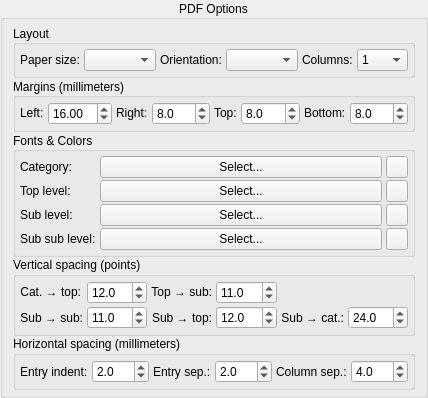
          <widget class="QGroupBox" name="PDFGroup">
           <property name="title">
            <string>PDF Options</string>
           </property>
           <property name="alignment">
            <set>Qt::AlignCenter</set>
           </property>
           <property name="flat">
            <bool>true</bool>
           </property>
           <layout class="QVBoxLayout" name="verticalLayout_9">
            <property name="spacing">
             <number>0</number>
            </property>
            <property name="leftMargin">
             <number>10</number>
            </property>
            <property name="topMargin">
             <number>5</number>
            </property>
            <property name="rightMargin">
             <number>10</number>
            </property>
            <property name="bottomMargin">
             <number>5</number>
            </property>
            <item>
             <widget class="QGroupBox" name="groupBox_2">
              <property name="title">
               <string>Layout</string>
              </property>
              <property name="alignment">
               <set>Qt::AlignLeading|Qt::AlignLeft|Qt::AlignVCenter</set>
              </property>
              <property name="flat">
               <bool>true</bool>
              </property>
              <layout class="QGridLayout" name="gridLayout_2">
               <property name="leftMargin">
                <number>4</number>
               </property>
               <property name="topMargin">
                <number>4</number>
               </property>
               <property name="rightMargin">
                <number>4</number>
               </property>
               <property name="bottomMargin">
                <number>4</number>
               </property>
               <property name="horizontalSpacing">
                <number>4</number>
               </property>
               <property name="verticalSpacing">
                <number>2</number>
               </property>
               <item row="0" column="2">
                <widget class="QLabel" name="label_2">
                 <property name="sizePolicy">
                  <sizepolicy hsizetype="Fixed" vsizetype="Fixed">
                   <horstretch>0</horstretch>
                   <verstretch>0</verstretch>
                  </sizepolicy>
                 </property>
                 <property name="text">
                  <string>Orientation:</string>
                 </property>
                </widget>
               </item>
               <item row="0" column="3">
                <widget class="QComboBox" name="orientationCombo"/>
               </item>
               <item row="0" column="4">
                <widget class="QLabel" name="label_3">
                 <property name="sizePolicy">
                  <sizepolicy hsizetype="Fixed" vsizetype="Fixed">
                   <horstretch>0</horstretch>
                   <verstretch>0</verstretch>
                  </sizepolicy>
                 </property>
                 <property name="text">
                  <string>Columns:</string>
                 </property>
                </widget>
               </item>
               <item row="0" column="0">
                <widget class="QLabel" name="label">
                 <property name="sizePolicy">
                  <sizepolicy hsizetype="Fixed" vsizetype="Fixed">
                   <horstretch>0</horstretch>
                   <verstretch>0</verstretch>
                  </sizepolicy>
                 </property>
                 <property name="text">
                  <string>Paper size:</string>
                 </property>
                </widget>
               </item>
               <item row="0" column="1">
                <widget class="QComboBox" name="paperSizeCombo"/>
               </item>
               <item row="0" column="5">
                <widget class="QComboBox" name="layoutColumnsCombo">
                 <property name="minimumSize">
                  <size>
                   <width>0</width>
                   <height>20</height>
                  </size>
                 </property>
                 <item>
                  <property name="text">
                   <string>1</string>
                  </property>
                 </item>
                 <item>
                  <property name="text">
                   <string>2</string>
                  </property>
                 </item>
                 <item>
                  <property name="text">
                   <string>3</string>
                  </property>
                 </item>
                 <item>
                  <property name="text">
                   <string>4</string>
                  </property>
                 </item>
                 <item>
                  <property name="text">
                   <string>5</string>
                  </property>
                 </item>
                 <item>
                  <property name="text">
                   <string>6</string>
                  </property>
                 </item>
                </widget>
               </item>
              </layout>
             </widget>
            </item>
            <item>
             <widget class="QGroupBox" name="groupBox">
              <property name="title">
               <string>Margins (millimeters)</string>
              </property>
              <property name="alignment">
               <set>Qt::AlignLeading|Qt::AlignLeft|Qt::AlignVCenter</set>
              </property>
              <property name="flat">
               <bool>true</bool>
              </property>
              <layout class="QGridLayout" name="gridLayout">
               <property name="leftMargin">
                <number>4</number>
               </property>
               <property name="topMargin">
                <number>4</number>
               </property>
               <property name="rightMargin">
                <number>4</number>
               </property>
               <property name="bottomMargin">
                <number>4</number>
               </property>
               <property name="horizontalSpacing">
                <number>4</number>
               </property>
               <property name="verticalSpacing">
                <number>2</number>
               </property>
               <item row="0" column="6">
                <widget class="QLabel" name="label_7">
                 <property name="sizePolicy">
                  <sizepolicy hsizetype="Fixed" vsizetype="Fixed">
                   <horstretch>0</horstretch>
                   <verstretch>0</verstretch>
                  </sizepolicy>
                 </property>
                 <property name="text">
                  <string>Bottom:</string>
                 </property>
                </widget>
               </item>
               <item row="0" column="4">
                <widget class="QLabel" name="label_6">
                 <property name="sizePolicy">
                  <sizepolicy hsizetype="Fixed" vsizetype="Fixed">
                   <horstretch>0</horstretch>
                   <verstretch>0</verstretch>
                  </sizepolicy>
                 </property>
                 <property name="text">
                  <string>Top:</string>
                 </property>
                </widget>
               </item>
               <item row="0" column="0">
                <widget class="QLabel" name="label_4">
                 <property name="sizePolicy">
                  <sizepolicy hsizetype="Fixed" vsizetype="Fixed">
                   <horstretch>0</horstretch>
                   <verstretch>0</verstretch>
                  </sizepolicy>
                 </property>
                 <property name="text">
                  <string>Left:</string>
                 </property>
                </widget>
               </item>
               <item row="0" column="2">
                <widget class="QLabel" name="label_5">
                 <property name="sizePolicy">
                  <sizepolicy hsizetype="Fixed" vsizetype="Fixed">
                   <horstretch>0</horstretch>
                   <verstretch>0</verstretch>
                  </sizepolicy>
                 </property>
                 <property name="text">
                  <string>Right:</string>
                 </property>
                </widget>
               </item>
               <item row="0" column="1">
                <widget class="QDoubleSpinBox" name="leftMargin">
                 <property name="sizePolicy">
                  <sizepolicy hsizetype="Minimum" vsizetype="Fixed">
                   <horstretch>0</horstretch>
                   <verstretch>0</verstretch>
                  </sizepolicy>
                 </property>
                 <property name="maximum">
                  <double>100.000000000000000</double>
                 </property>
                 <property name="value">
                  <double>16.000000000000000</double>
                 </property>
                </widget>
               </item>
               <item row="0" column="3">
                <widget class="QDoubleSpinBox" name="rightMargin">
                 <property name="sizePolicy">
                  <sizepolicy hsizetype="Minimum" vsizetype="Fixed">
                   <horstretch>0</horstretch>
                   <verstretch>0</verstretch>
                  </sizepolicy>
                 </property>
                 <property name="decimals">
                  <number>1</number>
                 </property>
                 <property name="value">
                  <double>8.000000000000000</double>
                 </property>
                </widget>
               </item>
               <item row="0" column="5">
                <widget class="QDoubleSpinBox" name="topMargin">
                 <property name="decimals">
                  <number>1</number>
                 </property>
                 <property name="value">
                  <double>8.000000000000000</double>
                 </property>
                </widget>
               </item>
               <item row="0" column="7">
                <widget class="QDoubleSpinBox" name="bottomMargin">
                 <property name="decimals">
                  <number>1</number>
                 </property>
                 <property name="value">
                  <double>8.000000000000000</double>
                 </property>
                </widget>
               </item>
              </layout>
             </widget>
            </item>
            <item>
             <widget class="QGroupBox" name="groupBox_3">
              <property name="title">
               <string>Fonts &amp;&amp; Colors</string>
              </property>
              <property name="alignment">
               <set>Qt::AlignLeading|Qt::AlignLeft|Qt::AlignVCenter</set>
              </property>
              <property name="flat">
               <bool>true</bool>
              </property>
              <layout class="QGridLayout" name="gridLayout_3">
               <property name="leftMargin">
                <number>4</number>
               </property>
               <property name="topMargin">
                <number>4</number>
               </property>
               <property name="rightMargin">
                <number>4</number>
               </property>
               <property name="bottomMargin">
                <number>4</number>
               </property>
               <property name="horizontalSpacing">
                <number>4</number>
               </property>
               <property name="verticalSpacing">
                <number>2</number>
               </property>
               <item row="3" column="1">
                <widget class="QPushButton" name="selectSubSubLevelEntryFntBtn">
                 <property name="text">
                  <string>Select...</string>
                 </property>
                </widget>
               </item>
               <item row="1" column="0">
                <widget class="QLabel" name="label_9">
                 <property name="sizePolicy">
                  <sizepolicy hsizetype="Fixed" vsizetype="Fixed">
                   <horstretch>0</horstretch>
                   <verstretch>0</verstretch>
                  </sizepolicy>
                 </property>
                 <property name="text">
                  <string>Top level:</string>
                 </property>
                </widget>
               </item>
               <item row="1" column="1">
                <widget class="QPushButton" name="selectTopLevelEntryFntBtn">
                 <property name="text">
                  <string>Select...</string>
                 </property>
                </widget>
               </item>
               <item row="3" column="0">
                <widget class="QLabel" name="label_11">
                 <property name="sizePolicy">
                  <sizepolicy hsizetype="Fixed" vsizetype="Fixed">
                   <horstretch>0</horstretch>
                   <verstretch>0</verstretch>
                  </sizepolicy>
                 </property>
                 <property name="text">
                  <string>Sub sub level:</string>
                 </property>
                </widget>
               </item>
               <item row="2" column="0">
                <widget class="QLabel" name="label_10">
                 <property name="sizePolicy">
                  <sizepolicy hsizetype="Fixed" vsizetype="Fixed">
                   <horstretch>0</horstretch>
                   <verstretch>0</verstretch>
                  </sizepolicy>
                 </property>
                 <property name="text">
                  <string>Sub level:</string>
                 </property>
                </widget>
               </item>
               <item row="0" column="0">
                <widget class="QLabel" name="label_8">
                 <property name="sizePolicy">
                  <sizepolicy hsizetype="Fixed" vsizetype="Fixed">
                   <horstretch>0</horstretch>
                   <verstretch>0</verstretch>
                  </sizepolicy>
                 </property>
                 <property name="text">
                  <string>Category:</string>
                 </property>
                </widget>
               </item>
               <item row="0" column="1">
                <widget class="QPushButton" name="selectCategoryFntBtn">
                 <property name="text">
                  <string>Select...</string>
                 </property>
                </widget>
               </item>
               <item row="2" column="1">
                <widget class="QPushButton" name="selectSubLevelEntryFntBtn">
                 <property name="text">
                  <string>Select...</string>
                 </property>
                </widget>
               </item>
               <item row="0" column="2">
                <widget class="QPushButton" name="selectCategoryClrBtn">
                 <property name="maximumSize">
                  <size>
                   <width>22</width>
                   <height>16777215</height>
                  </size>
                 </property>
                 <property name="text">
                  <string/>
                 </property>
                 <property name="flat">
                  <bool>false</bool>
                 </property>
                </widget>
               </item>
               <item row="1" column="2">
                <widget class="QPushButton" name="selectTopLevelEntryClrBtn">
                 <property name="maximumSize">
                  <size>
                   <width>22</width>
                   <height>16777215</height>
                  </size>
                 </property>
                 <property name="text">
                  <string/>
                 </property>
                </widget>
               </item>
               <item row="2" column="2">
                <widget class="QPushButton" name="selectSubLevelEntryClrBtn">
                 <property name="maximumSize">
                  <size>
                   <width>22</width>
                   <height>16777215</height>
                  </size>
                 </property>
                 <property name="text">
                  <string/>
                 </property>
                </widget>
               </item>
               <item row="3" column="2">
                <widget class="QPushButton" name="selectSubSubLevelEntryClrBtn">
                 <property name="maximumSize">
                  <size>
                   <width>22</width>
                   <height>16777215</height>
                  </size>
                 </property>
                 <property name="text">
                  <string/>
                 </property>
                </widget>
               </item>
              </layout>
             </widget>
            </item>
            <item>
             <widget class="QGroupBox" name="groupBox_4">
              <property name="title">
               <string>Vertical spacing (points)</string>
              </property>
              <property name="flat">
               <bool>true</bool>
              </property>
              <layout class="QGridLayout" name="gridLayout_4">
               <property name="leftMargin">
                <number>4</number>
               </property>
               <property name="topMargin">
                <number>4</number>
               </property>
               <property name="rightMargin">
                <number>4</number>
               </property>
               <property name="bottomMargin">
                <number>4</number>
               </property>
               <property name="horizontalSpacing">
                <number>4</number>
               </property>
               <property name="verticalSpacing">
                <number>2</number>
               </property>
               <item row="0" column="0">
                <widget class="QLabel" name="label_12">
                 <property name="sizePolicy">
                  <sizepolicy hsizetype="Fixed" vsizetype="Fixed">
                   <horstretch>0</horstretch>
                   <verstretch>0</verstretch>
                  </sizepolicy>
                 </property>
                 <property name="text">
                  <string>Cat. → top:</string>
                 </property>
                 <property name="alignment">
                  <set>Qt::AlignRight|Qt::AlignTrailing|Qt::AlignVCenter</set>
                 </property>
                </widget>
               </item>
               <item row="0" column="2">
                <widget class="QLabel" name="label_13">
                 <property name="sizePolicy">
                  <sizepolicy hsizetype="Fixed" vsizetype="Fixed">
                   <horstretch>0</horstretch>
                   <verstretch>0</verstretch>
                  </sizepolicy>
                 </property>
                 <property name="text">
                  <string>Top → sub:</string>
                 </property>
                 <property name="alignment">
                  <set>Qt::AlignRight|Qt::AlignTrailing|Qt::AlignVCenter</set>
                 </property>
                </widget>
               </item>
               <item row="1" column="2">
                <widget class="QLabel" name="label_15">
                 <property name="text">
                  <string>Sub → top:</string>
                 </property>
                 <property name="alignment">
                  <set>Qt::AlignRight|Qt::AlignTrailing|Qt::AlignVCenter</set>
                 </property>
                </widget>
               </item>
               <item row="1" column="4">
                <widget class="QLabel" name="label_16">
                 <property name="text">
                  <string>Sub → cat.:</string>
                 </property>
                 <property name="alignment">
                  <set>Qt::AlignRight|Qt::AlignTrailing|Qt::AlignVCenter</set>
                 </property>
                </widget>
               </item>
               <item row="1" column="0">
                <widget class="QLabel" name="label_14">
                 <property name="text">
                  <string>Sub → sub:</string>
                 </property>
                 <property name="alignment">
                  <set>Qt::AlignRight|Qt::AlignTrailing|Qt::AlignVCenter</set>
                 </property>
                </widget>
               </item>
               <item row="0" column="1">
                <widget class="QDoubleSpinBox" name="categoryToTopLevelVSepDoubleSpinBox">
                 <property name="decimals">
                  <number>1</number>
                 </property>
                 <property name="minimum">
                  <double>1.000000000000000</double>
                 </property>
                 <property name="value">
                  <double>12.000000000000000</double>
                 </property>
                </widget>
               </item>
               <item row="0" column="3">
                <widget class="QDoubleSpinBox" name="topLevelToSubLevelVSepDoubleSpinBox">
                 <property name="decimals">
                  <number>1</number>
                 </property>
                 <property name="minimum">
                  <double>1.000000000000000</double>
                 </property>
                 <property name="maximum">
                  <double>100.000000000000000</double>
                 </property>
                 <property name="value">
                  <double>11.000000000000000</double>
                 </property>
                </widget>
               </item>
               <item row="1" column="1">
                <widget class="QDoubleSpinBox" name="subLevelToSubLevelVSepDoubleSpinBox">
                 <property name="decimals">
                  <number>1</number>
                 </property>
                 <property name="minimum">
                  <double>1.000000000000000</double>
                 </property>
                 <property name="value">
                  <double>11.000000000000000</double>
                 </property>
                </widget>
               </item>
               <item row="1" column="3">
                <widget class="QDoubleSpinBox" name="subLevelToTopLevelVSepDoubleSpinBox">
                 <property name="decimals">
                  <number>1</number>
                 </property>
                 <property name="minimum">
                  <double>1.000000000000000</double>
                 </property>
                 <property name="value">
                  <double>12.000000000000000</double>
                 </property>
                </widget>
               </item>
               <item row="1" column="5">
                <widget class="QDoubleSpinBox" name="subLevelToCategoryVSepDoubleSpinBox">
                 <property name="decimals">
                  <number>1</number>
                 </property>
                 <property name="minimum">
                  <double>1.000000000000000</double>
                 </property>
                 <property name="value">
                  <double>24.000000000000000</double>
                 </property>
                </widget>
               </item>
              </layout>
             </widget>
            </item>
            <item>
             <widget class="QGroupBox" name="groupBox_5">
              <property name="title">
               <string>Horizontal spacing (millimeters)</string>
              </property>
              <property name="flat">
               <bool>true</bool>
              </property>
              <layout class="QGridLayout" name="gridLayout_5">
               <property name="leftMargin">
                <number>4</number>
               </property>
               <property name="topMargin">
                <number>4</number>
               </property>
               <property name="rightMargin">
                <number>4</number>
               </property>
               <property name="bottomMargin">
                <number>4</number>
               </property>
               <property name="horizontalSpacing">
                <number>4</number>
               </property>
               <property name="verticalSpacing">
                <number>2</number>
               </property>
               <item row="0" column="1">
                <widget class="QDoubleSpinBox" name="subLevelEntryHIndentDoubleSpinBox">
                 <property name="decimals">
                  <number>1</number>
                 </property>
                 <property name="value">
                  <double>2.000000000000000</double>
                 </property>
                </widget>
               </item>
               <item row="0" column="5">
                <widget class="QDoubleSpinBox" name="colHSepDoubleSpinBox">
                 <property name="decimals">
                  <number>1</number>
                 </property>
                 <property name="minimum">
                  <double>1.000000000000000</double>
                 </property>
                 <property name="value">
                  <double>4.000000000000000</double>
                 </property>
                </widget>
               </item>
               <item row="0" column="4">
                <widget class="QLabel" name="label_18">
                 <property name="text">
                  <string>Column sep.:</string>
                 </property>
                </widget>
               </item>
               <item row="0" column="2">
                <widget class="QLabel" name="label_19">
                 <property name="text">
                  <string>Entry sep.:</string>
                 </property>
                </widget>
               </item>
               <item row="0" column="0">
                <widget class="QLabel" name="label_17">
                 <property name="text">
                  <string>Entry indent:</string>
                 </property>
                </widget>
               </item>
               <item row="0" column="3">
                <widget class="QDoubleSpinBox" name="subLevelEntryHSepDoubleSpinBox">
                 <property name="decimals">
                  <number>1</number>
                 </property>
                 <property name="value">
                  <double>2.000000000000000</double>
                 </property>
                </widget>
               </item>
              </layout>
             </widget>
            </item>
           </layout>
          </widget>
